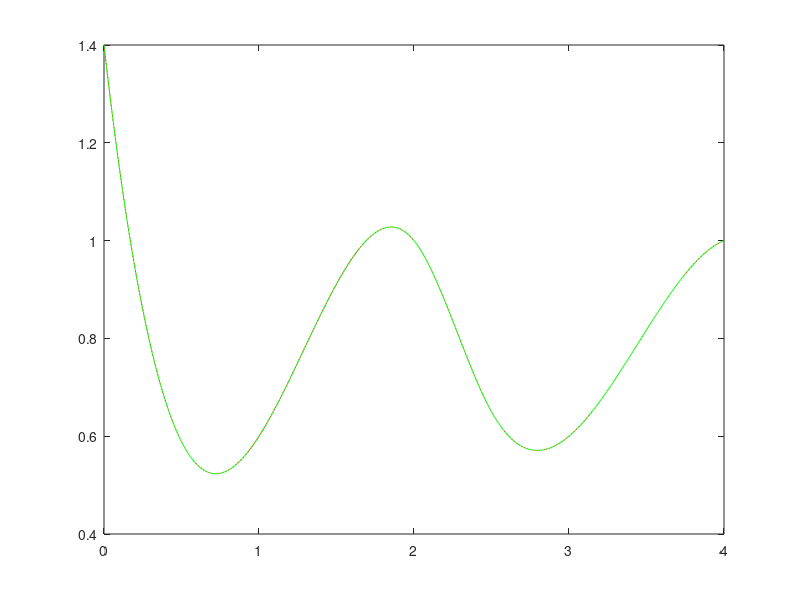

MATLAB code to generate this figure:
xx=[0 1 2 2.5 3 4];
y=[1.4 0.6 1 0.65 0.6 1];
%xx=[0 0.1 0.2 0.3 0.4 0.5 0.6 0.7 0.8 0.9 1];
%y=[5.176 15.471 45.887 96.5 47.448 19 11.692 12.382 17.846 21.703 16];
h = diff(xx);
yyy= diff(y)
n=length(xx)
A(1,1)=((h(1)+h(2))*(h(1)+2*h(2)))/h(2);
A(1,2)=((h(2)^2)-(h(1)^2))/h(2);
A(n-2,n-2)=((h(n-1)+h(n-2))*(h(n-1)+2*h(n-2)))/h(n-2);
A(n-2,n-3)=((h(n-2)^2)-(h(n-1)^2))/h(n-2);
for i=2:n-3
A(i,i+1)=h(i+1);
A(i,i-1)=h(i);
A(i,i)=2*(h(i+1)+h(i))
end
for i=1:n-2
    yy(i)=(6)*(yyy(i+1)/h(i+1)-yyy(i)/h(i))
end
s=linsolve(A,yy');
aa=(1+h(1)/h(2))*s(1)-(h(1)/h(2))*s(2);
ee=(1+h(n-1)/h(n-2))*s(n-2)-(h(n-1)/h(n-2))*s(n-3);
ss=[aa; s(1:end); ee];
d=y(1:n-1);
b=ss(1:n-1)/2;
for i=1:n-1
a(i)=(ss(i+1)-ss(i))/(6*h(i));
c(i)=((y(i+1)-y(i))/h(i))-(2*h(i)*ss(i)+h(i)*ss(i+1))/6
end
a=a'
c=c'
d=d'
pp = spline(xx,y);
xi=linspace(0,4,1000);
coef=[a,b,c,d];
yi=ppval(pp,xi);
ppi=mkpp(xx,coef);
yii=ppval(ppi,xi);
plot(xi,yi,'color','green')
hold on
plot(xi,yii,":")
